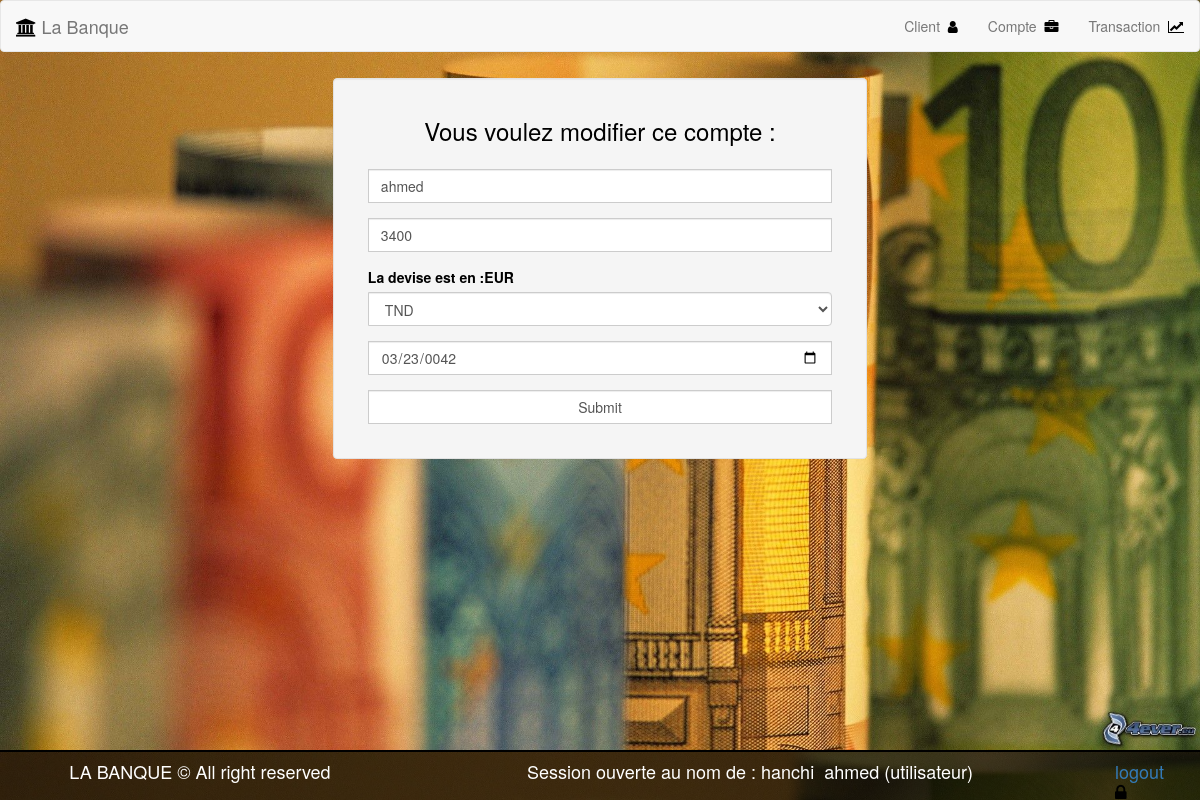
Page /modifercompte.php?update=2 (signed in) on the committed database.
### tables this page shows
CREATE TABLE `compte` (
  `id` int(11) NOT NULL,
  `codeb` float NOT NULL,
  `codeg` float NOT NULL,
  `rib` int(11) NOT NULL,
  `titulaire` varchar(1000) NOT NULL,
  `solde` float NOT NULL,
  `devise` varchar(10) NOT NULL,
  `datecre` date NOT NULL,
  `responsable` varchar(100) NOT NULL
);

### classe/compte.class.php (called while the page is built, shortened)
<?php
 	class compte{
 	 	private $conn;
	  	public function __construct(){
 	 		$db = new conn;
          	$connect = $db->connect();
          	$this->conn = $connect;
 	 	}
 	 	public function recuper($id){
 	 		$reponse = $this->conn->query('SELECT * FROM compte WHERE id = "'.$id.'" ');
 	 		return $reponse;
 	 	}
 	}
?>

### modifercompte.php (the view, shortened to what this page needs)
<?php include_once'assets/nav.php';include_once'assets/rederiction.php';include_once'classe/compte.class.php' ; include_once'classe/conn.class.php';
            if (isset($_GET['update'])) {
            $id = $_GET['update'];
            $compte = new compte();
            $result = $compte->recuper($id);
              while($re = $result->fetch()){
                $titulaire = $re['titulaire'];
                $solde = $re['solde'];
                $devise = $re['devise'];
                $datecre =  $re['datecre'];
              }
            }
?>
<div class="container">
  <div class="row">
    <div class="col-sm-6 col-sm-offset-3">
      <form class="input-group well" method="post">
        <div class="col-sm-12 form-group">
            <h3 class="text-center" style="color: black">Vous voulez modifier ce compte :</h3>
        </div>
        <div class="col-sm-12 form-group">
          <input type="text" class="form-control" name="titulaire" value="<?php echo $titulaire ?>">
        </div>
        <div class="col-sm-12 form-group">
          <input type="text" class="form-control" name="solde" value="<?php echo $solde ?>">
        </div>
        <div class="col-sm-12 form-group">
          <label style="color: black">La devise est en :<?php echo $devise ?></label>
          <select name="devise" class="form-control">
            <option value="TND">TND</option>
          </select>
        </div>
        <div class="col-sm-12 form-group">
          <input type="date" class="form-control" name="datecre" value="<?php echo $datecre ?>">
        </div>
        <div class="col-sm-12 form-group">
          <input type="submit" class="form-control" name="modifier">
        </div>
      </form>
    </div>
  </div>
</div>
<?php include_once'assets/footer.php' ?>

### assets/style.css (style rules this page uses)
* { color: white }
body { background: url(../images/Cards.jpg);background-size: cover; }
.row { margin: 0.5% }
select { color: #000 }
option { color: #000 }

### modifercompte.php (style rules this page uses)
body { background: url(images/billets.jpg);background-size: cover; }

### rows in the picture
compte: titulaire "ahmed", solde "3400", devise "EUR", datecre "03/23/0042"

### other values in the picture
$_SESSION['nom'] "hanchi"
$_SESSION['prenom'] "ahmed"
